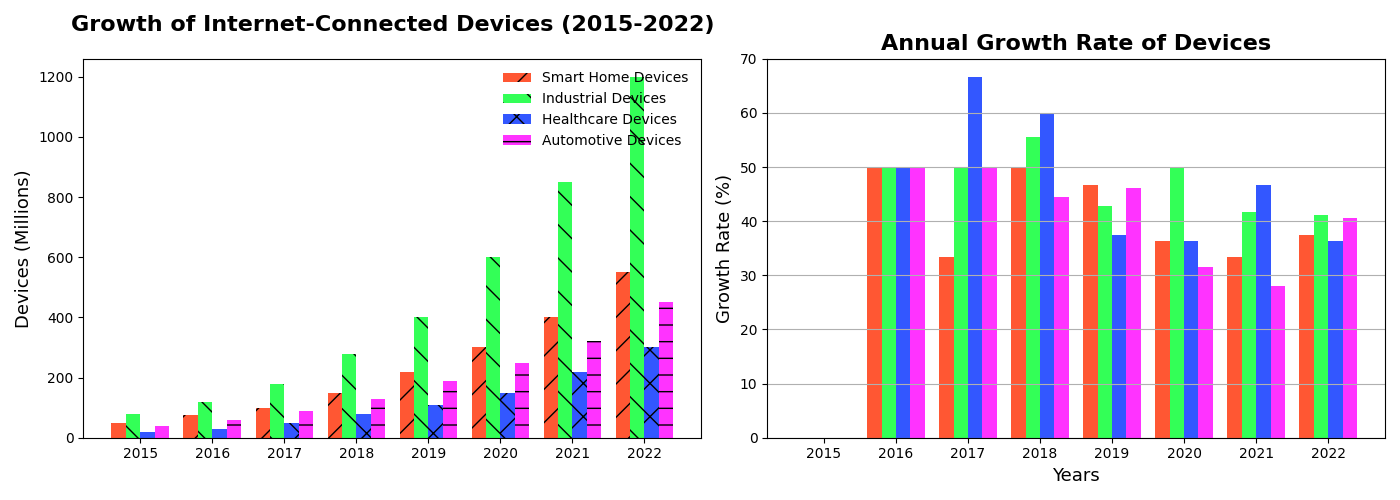

Python code for this plot:
import matplotlib.pyplot as plt
import numpy as np

years = np.array([2015, 2016, 2017, 2018, 2019, 2020, 2021, 2022])
smart_home_devices = np.array([50, 75, 100, 150, 220, 300, 400, 550])
industrial_devices = np.array([80, 120, 180, 280, 400, 600, 850, 1200])
healthcare_devices = np.array([20, 30, 50, 80, 110, 150, 220, 300])
automotive_devices = np.array([40, 60, 90, 130, 190, 250, 320, 450])

bar_width = 0.2
x_pos = np.arange(len(years))

fig, (ax1, ax2) = plt.subplots(1, 2, figsize=(14, 5), sharex=True)

ax1.bar(x_pos - 1.5*bar_width, smart_home_devices, width=bar_width, label='Smart Home Devices', hatch='/', color='#FF5733')
ax1.bar(x_pos - 0.5*bar_width, industrial_devices, width=bar_width, label='Industrial Devices', hatch='\\', color='#33FF57')
ax1.bar(x_pos + 0.5*bar_width, healthcare_devices, width=bar_width, label='Healthcare Devices', hatch='x', color='#3357FF')
ax1.bar(x_pos + 1.5*bar_width, automotive_devices, width=bar_width, label='Automotive Devices', hatch='-', color='#FF33FF')

ax1.set_title('Growth of Internet-Connected Devices (2015-2022)', fontsize=16, fontweight='bold', pad=20)
ax1.set_ylabel('Devices (Millions)', fontsize=13)
ax1.legend(loc='upper right', fontsize=10, frameon=False)
ax1.grid(False)

def calculate_growth(data):
    return [(data[i] - data[i-1]) / data[i-1] * 100 if i > 0 else 0 for i in range(len(data))]

smart_home_growth = calculate_growth(smart_home_devices)
industrial_growth = calculate_growth(industrial_devices)
healthcare_growth = calculate_growth(healthcare_devices)
automotive_growth = calculate_growth(automotive_devices)

ax2.bar(x_pos - 1.5*bar_width, smart_home_growth, width=bar_width, label='Smart Home Growth', color='#FF5733', linestyle=':', linewidth=2)
ax2.bar(x_pos - 0.5*bar_width, industrial_growth, width=bar_width, label='Industrial Growth', color='#33FF57', linestyle='--', linewidth=2)
ax2.bar(x_pos + 0.5*bar_width, healthcare_growth, width=bar_width, label='Healthcare Growth', color='#3357FF', linestyle='-.', linewidth=2)
ax2.bar(x_pos + 1.5*bar_width, automotive_growth, width=bar_width, label='Automotive Growth', color='#FF33FF', linestyle='-', linewidth=2)

ax2.set_title('Annual Growth Rate of Devices', fontsize=16, fontweight='bold')
ax2.set_xlabel('Years', fontsize=13)
ax2.set_ylabel('Growth Rate (%)', fontsize=13)
ax2.set_xticks(x_pos)
ax2.set_xticklabels(years)
ax2.grid(True, which='both', axis='y')

plt.tight_layout()
plt.show()
